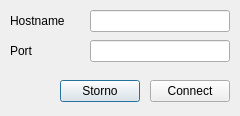
<?xml version="1.0" encoding="UTF-8"?>
<ui version="4.0">
 <class>dialogConnect</class>
 <widget class="QDialog" name="dialogConnect">
  <property name="geometry">
   <rect>
    <x>0</x>
    <y>0</y>
    <width>240</width>
    <height>116</height>
   </rect>
  </property>
  <property name="windowTitle">
   <string>Dialog</string>
  </property>
  <widget class="QLabel" name="label">
   <property name="geometry">
    <rect>
     <x>10</x>
     <y>10</y>
     <width>80</width>
     <height>22</height>
    </rect>
   </property>
   <property name="text">
    <string>Hostname</string>
   </property>
  </widget>
  <widget class="QLabel" name="label_2">
   <property name="geometry">
    <rect>
     <x>10</x>
     <y>40</y>
     <width>80</width>
     <height>22</height>
    </rect>
   </property>
   <property name="text">
    <string>Port</string>
   </property>
  </widget>
  <widget class="QLineEdit" name="txtHostname">
   <property name="geometry">
    <rect>
     <x>90</x>
     <y>10</y>
     <width>140</width>
     <height>22</height>
    </rect>
   </property>
   <property name="text">
    <string/>
   </property>
  </widget>
  <widget class="QLineEdit" name="txtPort">
   <property name="geometry">
    <rect>
     <x>90</x>
     <y>40</y>
     <width>140</width>
     <height>22</height>
    </rect>
   </property>
  </widget>
  <widget class="QPushButton" name="pushButton">
   <property name="geometry">
    <rect>
     <x>60</x>
     <y>80</y>
     <width>80</width>
     <height>22</height>
    </rect>
   </property>
   <property name="text">
    <string>Storno</string>
   </property>
  </widget>
  <widget class="QPushButton" name="pushButton_2">
   <property name="geometry">
    <rect>
     <x>150</x>
     <y>80</y>
     <width>80</width>
     <height>22</height>
    </rect>
   </property>
   <property name="text">
    <string>Connect</string>
   </property>
  </widget>
 </widget>
 <tabstops>
  <tabstop>pushButton_2</tabstop>
  <tabstop>pushButton</tabstop>
  <tabstop>txtHostname</tabstop>
  <tabstop>txtPort</tabstop>
 </tabstops>
 <resources/>
 <connections>
  <connection>
   <sender>pushButton_2</sender>
   <signal>clicked()</signal>
   <receiver>dialogConnect</receiver>
   <slot>accept()</slot>
   <hints>
    <hint type="sourcelabel">
     <x>175</x>
     <y>95</y>
    </hint>
    <hint type="destinationlabel">
     <x>44</x>
     <y>75</y>
    </hint>
   </hints>
  </connection>
  <connection>
   <sender>pushButton</sender>
   <signal>clicked()</signal>
   <receiver>dialogConnect</receiver>
   <slot>reject()</slot>
   <hints>
    <hint type="sourcelabel">
     <x>93</x>
     <y>90</y>
    </hint>
    <hint type="destinationlabel">
     <x>22</x>
     <y>104</y>
    </hint>
   </hints>
  </connection>
 </connections>
</ui>
